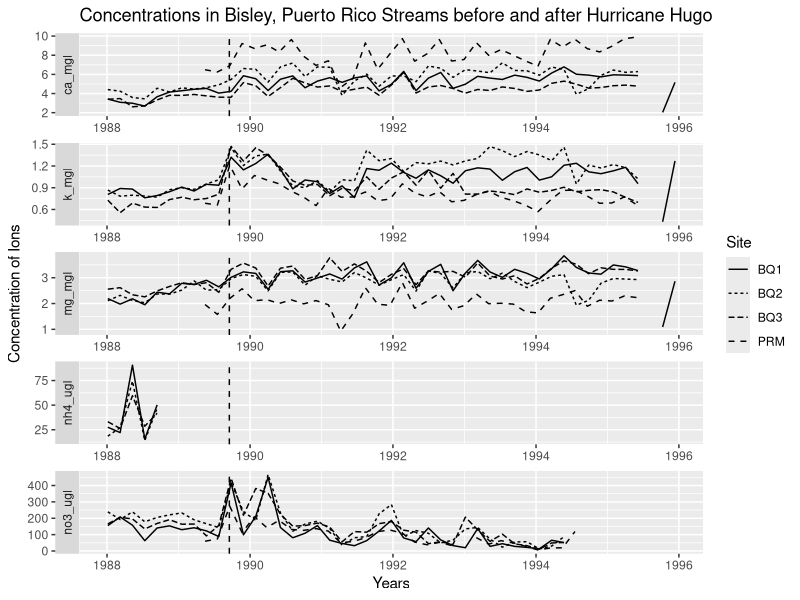

Generate this figure with R:
## ---- chunk 1
#| output: false
library(tidyverse)
clean_data <- read_csv("../output/clean_data.csv")
## ---- chunk 2
#| echo: false
#| warning: false
ggplot(clean_data,
    mapping = aes(
      x = window_start, 
      y = Concentration,
      linetype = Site
    )
  ) + geom_line() +
  facet_wrap("Ion", scales = "free", ncol = 1, strip.position = "left") +
  geom_vline(xintercept = ymd('1989-09-17'), linetype = "dashed") +
  labs(title = "Concentrations in Bisley, Puerto Rico Streams before and after Hurricane Hugo", x = "Years", y = "Concentration of Ions")
